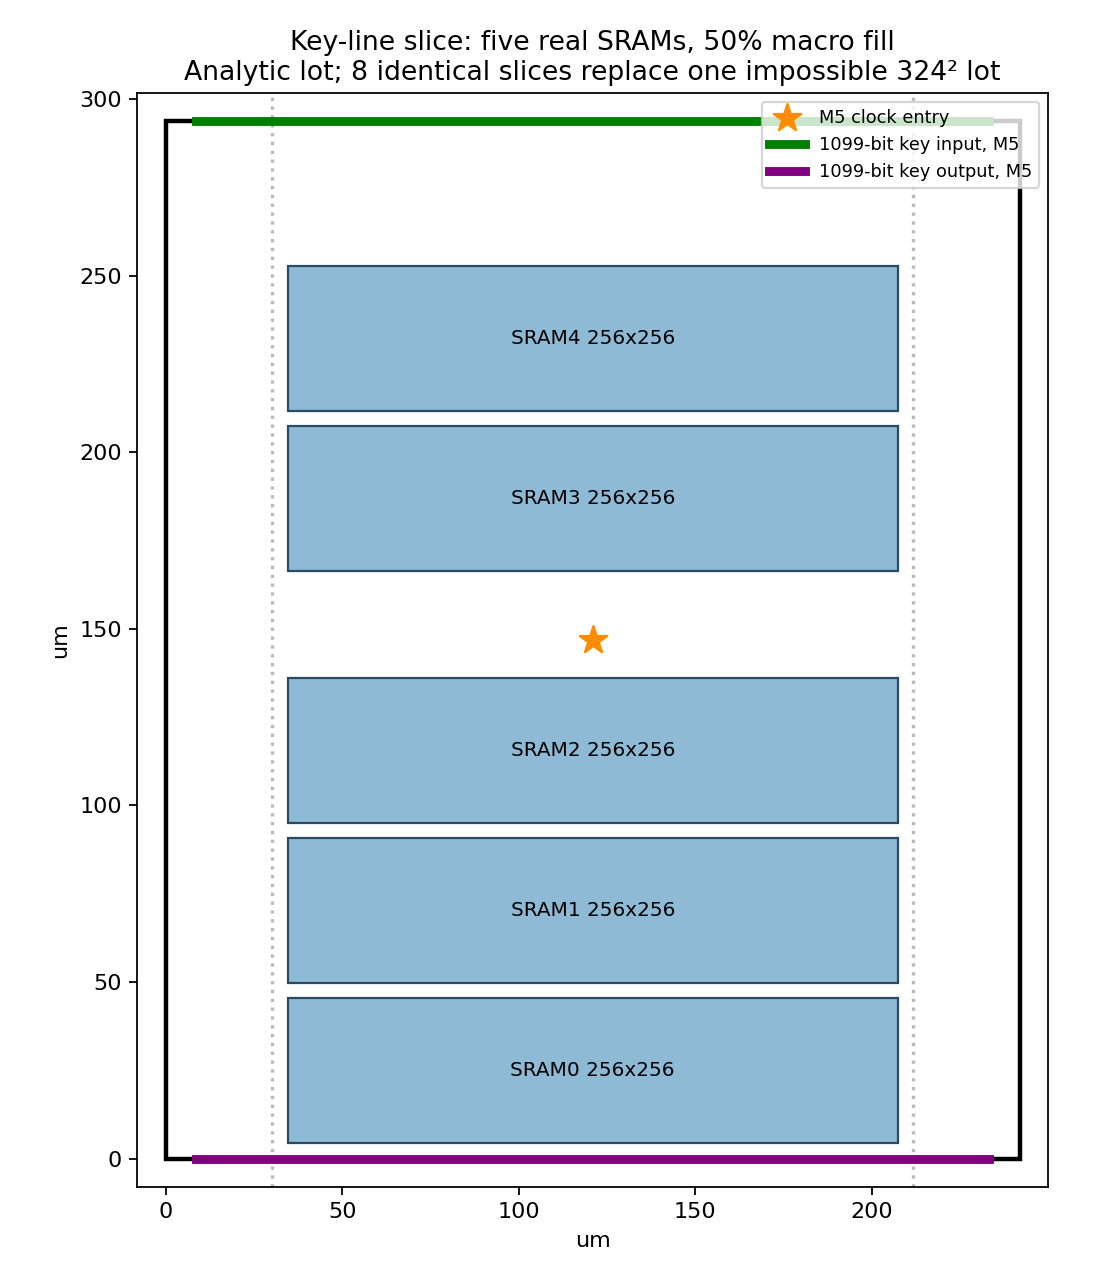

The Python source for this figure:
import json
from pathlib import Path
import matplotlib
matplotlib.use('Agg')
import matplotlib.pyplot as plt
from matplotlib.patches import Rectangle
w,h=241.92,293.76;mw,mh=172.824,41.064
ys=[4.32,49.68,95.04,166.32,211.68]
r={'outline_um':[w,h],'macro_um':[mw,mh],'macro_origins_um':[[34.56,y]for y in ys],
   'macro_count':5,'macro_area_um2':5*mw*mh,'macro_fill':5*mw*mh/(w*h),
   'clock_entry_um':[120.984,146.88],'side_channels_after_4p32halo_um':[30.24,w-34.56-mw-4.32],
   'centre_channel_um':ys[3]-(ys[2]+mh),'key_bits_in':1099,'key_bits_out':1099,
   'pins_per_um_keyface':1099/w,'data_cycle_delta':0,
   'old_macro_count':34,'new_macro_count':40,'old_lot_area_um2':324**2,
   'old_macro_area_um2':34*mw*mh,'new_macro_area_um2':40*mw*mh,
   'eight_slice_lot_area_um2':8*w*h,'extra_lot_area_per_keybuf_um2':8*w*h-324**2,
   'status':'ANALYTIC LOT ONLY; not a placement, native binding and hub repack pending'}
p=Path(__file__).parent;p.joinpath('lot_model.json').write_text(json.dumps(r,indent=2)+'\n')
f,a=plt.subplots(figsize=(7,8));a.add_patch(Rectangle((0,0),w,h,fill=False,lw=2))
for i,y in enumerate(ys):
 a.add_patch(Rectangle((34.56,y),mw,mh,facecolor='#8ebad6',edgecolor='#274c64'))
 a.text(34.56+mw/2,y+mh/2,f'SRAM{i} 256x256',ha='center',va='center',fontsize=9)
a.axvline(30.24,color='#bbb',ls=':');a.axvline(w-30.24,color='#bbb',ls=':')
a.scatter([120.984],[146.88],marker='*',s=170,color='darkorange',zorder=5,label='M5 clock entry')
a.plot([8.64,w-8.64],[h,h],color='green',lw=4,label='1099-bit key input, M5')
a.plot([8.64,w-8.64],[0,0],color='purple',lw=4,label='1099-bit key output, M5')
a.set(xlim=(-8,w+8),ylim=(-8,h+8),aspect='equal',xlabel='um',ylabel='um',title='Key-line slice: five real SRAMs, 50% macro fill\nAnalytic lot; 8 identical slices replace one impossible 324² lot')
a.legend(loc='upper right',fontsize=8);f.tight_layout();f.savefig(p/'lot_model.png',dpi=160)
print(json.dumps(r))
